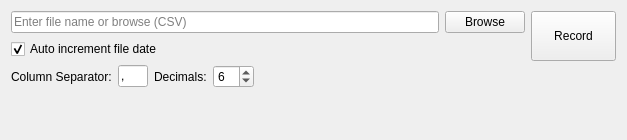
<?xml version="1.0" encoding="UTF-8"?>
<ui version="4.0">
 <class>RecordPanel</class>
 <widget class="QWidget" name="RecordPanel">
  <property name="geometry">
   <rect>
    <x>0</x>
    <y>0</y>
    <width>627</width>
    <height>140</height>
   </rect>
  </property>
  <property name="windowTitle">
   <string>Form</string>
  </property>
  <layout class="QHBoxLayout" name="horizontalLayout_2">
   <item>
    <layout class="QVBoxLayout" name="verticalLayout">
     <item>
      <layout class="QHBoxLayout" name="horizontalLayout">
       <item>
        <widget class="QLineEdit" name="leFileName">
         <property name="sizePolicy">
          <sizepolicy hsizetype="MinimumExpanding" vsizetype="Fixed">
           <horstretch>0</horstretch>
           <verstretch>0</verstretch>
          </sizepolicy>
         </property>
         <property name="toolTip">
          <string>Recording file name. You can use C strftime format specifiers for timestamps in the file name. A .csv extension is added automatically if no extension is given.</string>
         </property>
         <property name="placeholderText">
          <string>Enter file name or browse (CSV)</string>
         </property>
        </widget>
       </item>
       <item>
        <widget class="QPushButton" name="pbBrowse">
         <property name="toolTip">
          <string>Select record file</string>
         </property>
         <property name="text">
          <string>Browse</string>
         </property>
        </widget>
       </item>
      </layout>
     </item>
     <item>
      <widget class="QCheckBox" name="cbAutoDate">
       <property name="toolTip">
        <string>Append the current date and time (to the second) to the file name when recording starts, for example data_2026-10-23_17-23-11.csv</string>
       </property>
       <property name="text">
        <string>Auto increment file date</string>
       </property>
       <property name="checked">
        <bool>true</bool>
       </property>
      </widget>
     </item>
     <item>
      <layout class="QHBoxLayout" name="horizontalLayout_3">
       <item>
        <widget class="QLabel" name="label">
         <property name="text">
          <string>Column Separator:</string>
         </property>
        </widget>
       </item>
       <item>
        <widget class="QLineEdit" name="leSeparator">
         <property name="maximumSize">
          <size>
           <width>30</width>
           <height>16777215</height>
          </size>
         </property>
         <property name="toolTip">
          <string>For TAB character enter \t</string>
         </property>
         <property name="text">
          <string>,</string>
         </property>
        </widget>
       </item>
       <item>
        <widget class="QLabel" name="label_2">
         <property name="text">
          <string>Decimals:</string>
         </property>
        </widget>
       </item>
       <item>
        <widget class="QSpinBox" name="spDecimals">
         <property name="toolTip">
          <string>Number of digits after the decimal point</string>
         </property>
         <property name="value">
          <number>6</number>
         </property>
        </widget>
       </item>
       <item>
        <spacer name="horizontalSpacer">
         <property name="orientation">
          <enum>Qt::Horizontal</enum>
         </property>
         <property name="sizeHint" stdset="0">
          <size>
           <width>40</width>
           <height>20</height>
          </size>
         </property>
        </spacer>
       </item>
      </layout>
     </item>
     <item>
      <spacer name="verticalSpacer">
       <property name="orientation">
        <enum>Qt::Vertical</enum>
       </property>
       <property name="sizeHint" stdset="0">
        <size>
         <width>20</width>
         <height>1</height>
        </size>
       </property>
      </spacer>
     </item>
    </layout>
   </item>
   <item>
    <layout class="QVBoxLayout" name="verticalLayout_2">
     <item>
      <widget class="QToolButton" name="pbRecord">
       <property name="minimumSize">
        <size>
         <width>85</width>
         <height>50</height>
        </size>
       </property>
       <property name="toolTip">
        <string>Start/Stop Recording</string>
       </property>
       <property name="text">
        <string>Record</string>
       </property>
      </widget>
     </item>
     <item>
      <spacer name="verticalSpacer_2">
       <property name="orientation">
        <enum>Qt::Vertical</enum>
       </property>
       <property name="sizeHint" stdset="0">
        <size>
         <width>20</width>
         <height>1</height>
        </size>
       </property>
      </spacer>
     </item>
    </layout>
   </item>
  </layout>
 </widget>
 <resources/>
 <connections/>
</ui>
